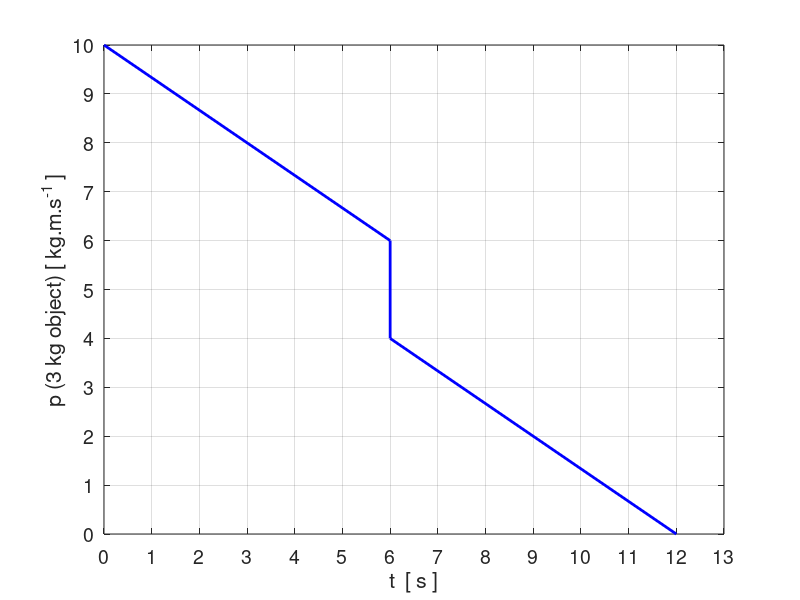

Reproduce this figure in MATLAB.
% spMod2.m

%%  P20008
clear all
close all
clc

figure(1)   
   pos = [0.1 0.1 0.30 0.33];
   set(gcf,'Units','normalized');
   set(gcf,'Position',pos);
   set(gcf,'color','w');
   
   xP = [0 3 5]; yP = [0 6 6];
   plot(xP,yP,'b','linewidth',2);
   set(gca,'xLim',[0 5]);
   set(gca,'yLim',[0 8]);
   set(gca,'xTick',0:5);
   set(gca,'yTick',0:8);
   ylabel('s  [ m ]');
   xlabel('t  [ s ]'); 
   set(gca,'fontsize',14)
   grid on
   
%%  P20007
clear all
close all
clc

figure(1)   
   pos = [0.1 0.1 0.30 0.33];
   set(gcf,'Units','normalized');
   set(gcf,'Position',pos);
   set(gcf,'color','w');
   
   xP = [0 6 6 12]; yP = [10 6 4 0];
   plot(xP,yP,'b','linewidth',2);
   set(gca,'xLim',[0 13]);
   set(gca,'yLim',[0 10]);
   set(gca,'xTick',0:13);
   set(gca,'yTick',0:10);
   ylabel('p (3 kg object) [ kg.m.s^{-1} ]');
   xlabel('t  [ s ]');
   set(gca,'fontsize',14)
   grid on
   
   %%  P20011
   m = 1000;
   dt = 4.0;
   v1 = 30*(-cosd(45)-1i*sind(45));
   v2 = 10*(sind(30)-1i*cosd(30));
   p1 = m * v1;
   p2 = m * v2;
   dp = p2-p1;
   Favg = dp/dt;
   F = abs(Favg)
   theta = rad2deg(angle(Favg))
